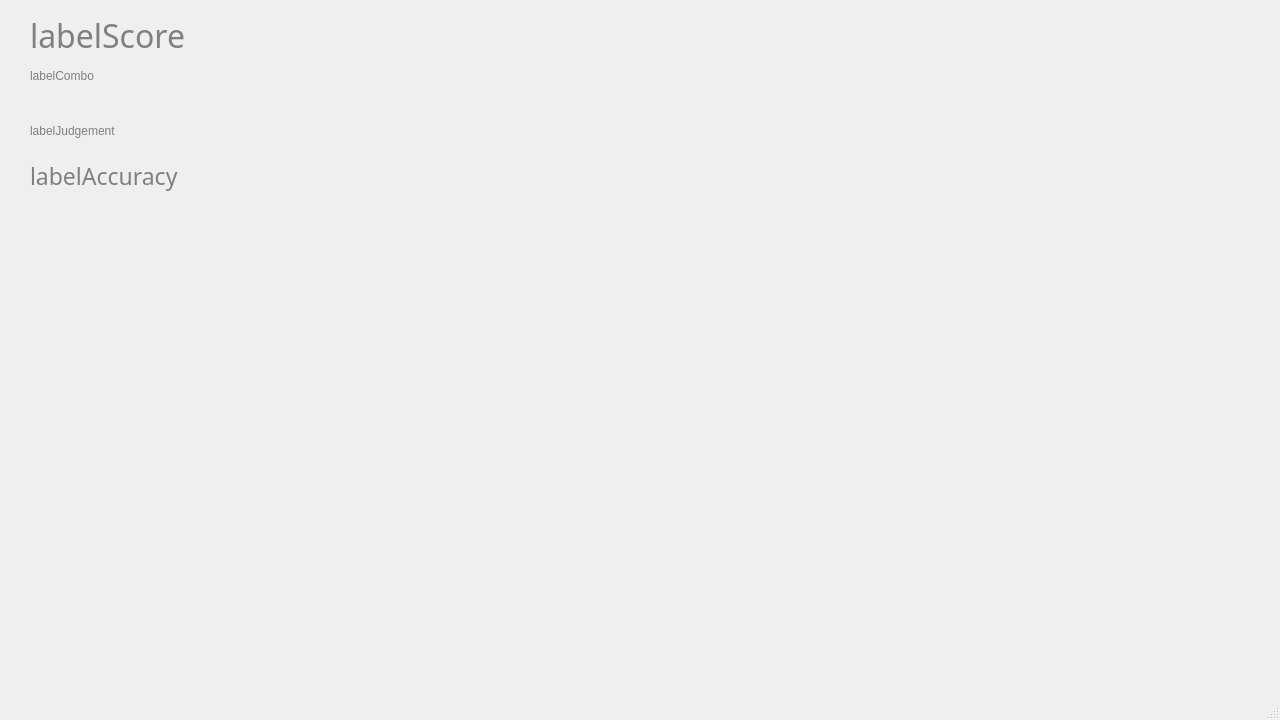
<?xml version="1.0" encoding="UTF-8"?>
<ui version="4.0">
 <class>PlayWindow</class>
 <widget class="QMainWindow" name="PlayWindow">
  <property name="geometry">
   <rect>
    <x>0</x>
    <y>0</y>
    <width>1280</width>
    <height>720</height>
   </rect>
  </property>
  <property name="minimumSize">
   <size>
    <width>1280</width>
    <height>720</height>
   </size>
  </property>
  <property name="maximumSize">
   <size>
    <width>1280</width>
    <height>720</height>
   </size>
  </property>
  <property name="windowTitle">
   <string>MainWindow</string>
  </property>
  <property name="styleSheet">
   <string notr="true">color:gray;</string>
  </property>
  <widget class="QWidget" name="centralwidget">
   <widget class="QLabel" name="labelScore">
    <property name="geometry">
     <rect>
      <x>30</x>
      <y>20</y>
      <width>301</width>
      <height>31</height>
     </rect>
    </property>
    <property name="font">
     <font>
      <family>Exo</family>
      <pointsize>24</pointsize>
      <italic>false</italic>
      <bold>false</bold>
      <underline>false</underline>
      <strikeout>false</strikeout>
     </font>
    </property>
    <property name="styleSheet">
     <string notr="true">font-family: &quot;Exo&quot;;</string>
    </property>
    <property name="text">
     <string>labelScore</string>
    </property>
   </widget>
   <widget class="QLabel" name="labelCombo">
    <property name="geometry">
     <rect>
      <x>30</x>
      <y>60</y>
      <width>111</width>
      <height>31</height>
     </rect>
    </property>
    <property name="text">
     <string>labelCombo</string>
    </property>
   </widget>
   <widget class="QLabel" name="labelJudgement">
    <property name="geometry">
     <rect>
      <x>30</x>
      <y>100</y>
      <width>121</width>
      <height>61</height>
     </rect>
    </property>
    <property name="styleSheet">
     <string notr="true"/>
    </property>
    <property name="text">
     <string>labelJudgement</string>
    </property>
   </widget>
   <widget class="QLabel" name="labelAccuracy">
    <property name="geometry">
     <rect>
      <x>30</x>
      <y>160</y>
      <width>291</width>
      <height>31</height>
     </rect>
    </property>
    <property name="font">
     <font>
      <family>Exo</family>
      <pointsize>17</pointsize>
     </font>
    </property>
    <property name="styleSheet">
     <string notr="true">font-family: &quot;Exo&quot;;</string>
    </property>
    <property name="text">
     <string>labelAccuracy</string>
    </property>
   </widget>
  </widget>
  <widget class="QStatusBar" name="statusbar"/>
 </widget>
 <resources/>
 <connections/>
</ui>
